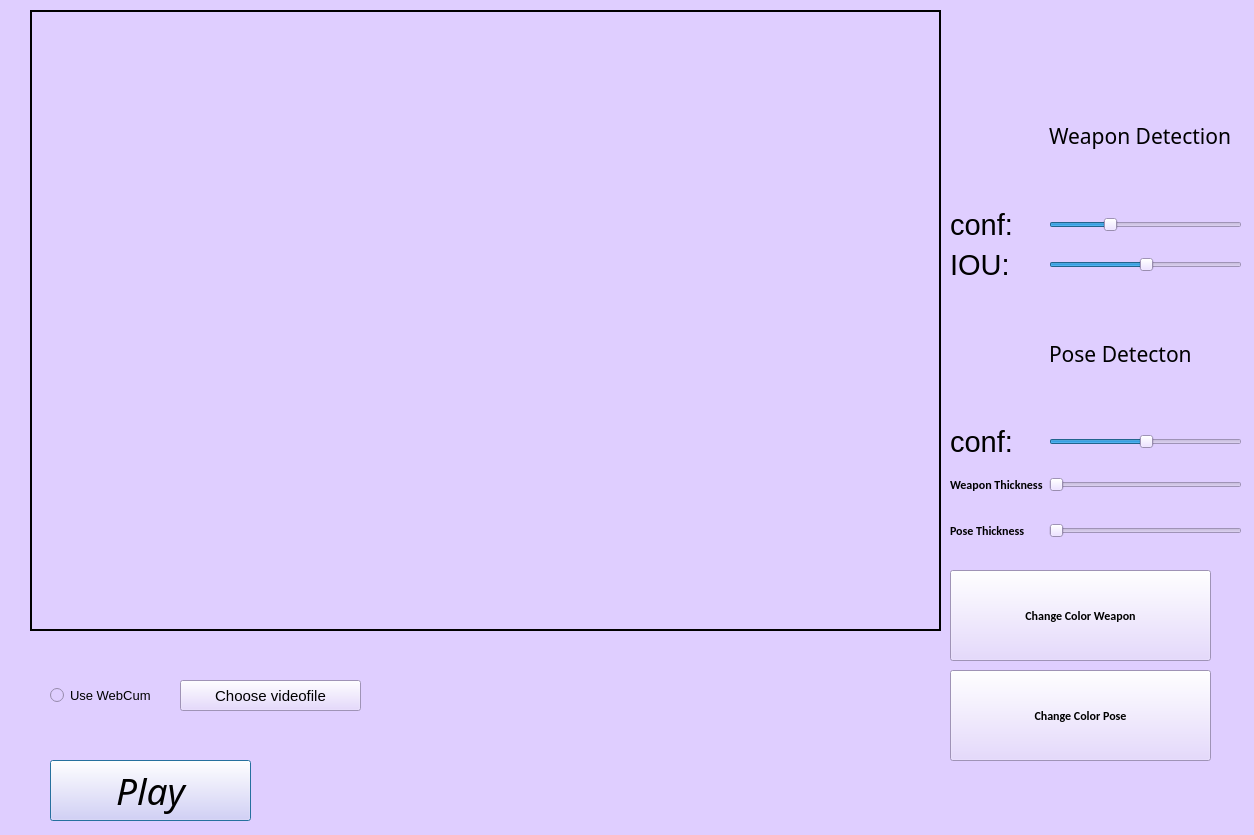
<?xml version="1.0" encoding="UTF-8"?>
<ui version="4.0">
 <class>OutputDialog</class>
 <widget class="QDialog" name="OutputDialog">
  <property name="geometry">
   <rect>
    <x>0</x>
    <y>0</y>
    <width>1254</width>
    <height>835</height>
   </rect>
  </property>
  <property name="minimumSize">
   <size>
    <width>0</width>
    <height>0</height>
   </size>
  </property>
  <property name="maximumSize">
   <size>
    <width>1920</width>
    <height>1080</height>
   </size>
  </property>
  <property name="font">
   <font>
    <family>Calibri</family>
    <weight>75</weight>
    <bold>true</bold>
   </font>
  </property>
  <property name="windowTitle">
   <string>Output Window</string>
  </property>
  <property name="windowIcon">
   <iconset>
    <normaloff>:/icon/icon.png</normaloff>:/icon/icon.png</iconset>
  </property>
  <property name="autoFillBackground">
   <bool>false</bool>
  </property>
  <property name="styleSheet">
   <string notr="true">background-color: rgb(223, 206, 255);</string>
  </property>
  <widget class="QLabel" name="imgLabel">
   <property name="geometry">
    <rect>
     <x>30</x>
     <y>10</y>
     <width>911</width>
     <height>621</height>
    </rect>
   </property>
   <property name="maximumSize">
    <size>
     <width>1920</width>
     <height>1080</height>
    </size>
   </property>
   <property name="frameShape">
    <enum>QFrame::WinPanel</enum>
   </property>
   <property name="text">
    <string/>
   </property>
  </widget>
  <widget class="QPushButton" name="playButton">
   <property name="geometry">
    <rect>
     <x>50</x>
     <y>760</y>
     <width>201</width>
     <height>61</height>
    </rect>
   </property>
   <property name="font">
    <font>
     <family>Sitka Small</family>
     <pointsize>28</pointsize>
     <weight>50</weight>
     <italic>true</italic>
     <bold>false</bold>
    </font>
   </property>
   <property name="text">
    <string>Play</string>
   </property>
  </widget>
  <widget class="QPushButton" name="colorButtonPose">
   <property name="geometry">
    <rect>
     <x>950</x>
     <y>670</y>
     <width>261</width>
     <height>91</height>
    </rect>
   </property>
   <property name="text">
    <string>Change Color Pose</string>
   </property>
  </widget>
  <widget class="QPushButton" name="colorButtonWeapon">
   <property name="geometry">
    <rect>
     <x>950</x>
     <y>570</y>
     <width>261</width>
     <height>91</height>
    </rect>
   </property>
   <property name="text">
    <string>Change Color Weapon</string>
   </property>
  </widget>
  <widget class="QWidget" name="layoutWidget">
   <property name="geometry">
    <rect>
     <x>950</x>
     <y>70</y>
     <width>292</width>
     <height>481</height>
    </rect>
   </property>
   <layout class="QGridLayout" name="gridLayout">
    <item row="4" column="0">
     <widget class="QLabel" name="iouWeapon">
      <property name="font">
       <font>
        <pointsize>22</pointsize>
       </font>
      </property>
      <property name="text">
       <string>IOU:</string>
      </property>
     </widget>
    </item>
    <item row="0" column="1">
     <widget class="QLabel" name="label_5">
      <property name="font">
       <font>
        <family>Segoe Script</family>
        <pointsize>16</pointsize>
        <weight>50</weight>
        <bold>false</bold>
       </font>
      </property>
      <property name="text">
       <string>Weapon Detection</string>
      </property>
     </widget>
    </item>
    <item row="7" column="0">
     <widget class="QLabel" name="confPose">
      <property name="font">
       <font>
        <pointsize>22</pointsize>
       </font>
      </property>
      <property name="text">
       <string>conf:</string>
      </property>
     </widget>
    </item>
    <item row="1" column="0">
     <widget class="QLabel" name="confWeapon">
      <property name="font">
       <font>
        <pointsize>22</pointsize>
       </font>
      </property>
      <property name="text">
       <string>conf:</string>
      </property>
     </widget>
    </item>
    <item row="7" column="1">
     <widget class="QSlider" name="poseConfSlider">
      <property name="value">
       <number>50</number>
      </property>
      <property name="orientation">
       <enum>Qt::Horizontal</enum>
      </property>
     </widget>
    </item>
    <item row="4" column="1">
     <widget class="QSlider" name="weaponIOUSlider">
      <property name="value">
       <number>50</number>
      </property>
      <property name="orientation">
       <enum>Qt::Horizontal</enum>
      </property>
     </widget>
    </item>
    <item row="1" column="1">
     <widget class="QSlider" name="weaponConfSlider">
      <property name="value">
       <number>30</number>
      </property>
      <property name="orientation">
       <enum>Qt::Horizontal</enum>
      </property>
     </widget>
    </item>
    <item row="5" column="1">
     <widget class="QLabel" name="label_6">
      <property name="font">
       <font>
        <family>Segoe Script</family>
        <pointsize>16</pointsize>
        <weight>50</weight>
        <bold>false</bold>
       </font>
      </property>
      <property name="text">
       <string>Pose Detecton</string>
      </property>
     </widget>
    </item>
    <item row="8" column="0">
     <widget class="QLabel" name="label">
      <property name="minimumSize">
       <size>
        <width>40</width>
        <height>40</height>
       </size>
      </property>
      <property name="text">
       <string>Weapon Thickness</string>
      </property>
     </widget>
    </item>
    <item row="9" column="0">
     <widget class="QLabel" name="label_2">
      <property name="minimumSize">
       <size>
        <width>0</width>
        <height>40</height>
       </size>
      </property>
      <property name="text">
       <string>Pose Thickness</string>
      </property>
     </widget>
    </item>
    <item row="8" column="1">
     <widget class="QSlider" name="weaponThickness">
      <property name="orientation">
       <enum>Qt::Horizontal</enum>
      </property>
     </widget>
    </item>
    <item row="9" column="1">
     <widget class="QSlider" name="poseThickness">
      <property name="orientation">
       <enum>Qt::Horizontal</enum>
      </property>
     </widget>
    </item>
   </layout>
  </widget>
  <widget class="QRadioButton" name="useWebCum">
   <property name="geometry">
    <rect>
     <x>50</x>
     <y>680</y>
     <width>101</width>
     <height>31</height>
    </rect>
   </property>
   <property name="font">
    <font>
     <pointsize>10</pointsize>
    </font>
   </property>
   <property name="text">
    <string>Use WebCum</string>
   </property>
  </widget>
  <widget class="QPushButton" name="ChooseButton">
   <property name="geometry">
    <rect>
     <x>180</x>
     <y>680</y>
     <width>181</width>
     <height>31</height>
    </rect>
   </property>
   <property name="font">
    <font>
     <pointsize>11</pointsize>
    </font>
   </property>
   <property name="text">
    <string>Choose videofile</string>
   </property>
  </widget>
  <widget class="QLabel" name="currentVideo">
   <property name="geometry">
    <rect>
     <x>50</x>
     <y>720</y>
     <width>411</width>
     <height>16</height>
    </rect>
   </property>
   <property name="text">
    <string/>
   </property>
  </widget>
 </widget>
 <resources>
  <include location="Face_Detection_PyQt_base/resource.qrc"/>
 </resources>
 <connections>
  <connection>
   <sender>useWebCum</sender>
   <signal>clicked(bool)</signal>
   <receiver>ChooseButton</receiver>
   <slot>setDisabled(bool)</slot>
   <hints>
    <hint type="sourcelabel">
     <x>162</x>
     <y>680</y>
    </hint>
    <hint type="destinationlabel">
     <x>278</x>
     <y>685</y>
    </hint>
   </hints>
  </connection>
 </connections>
</ui>
